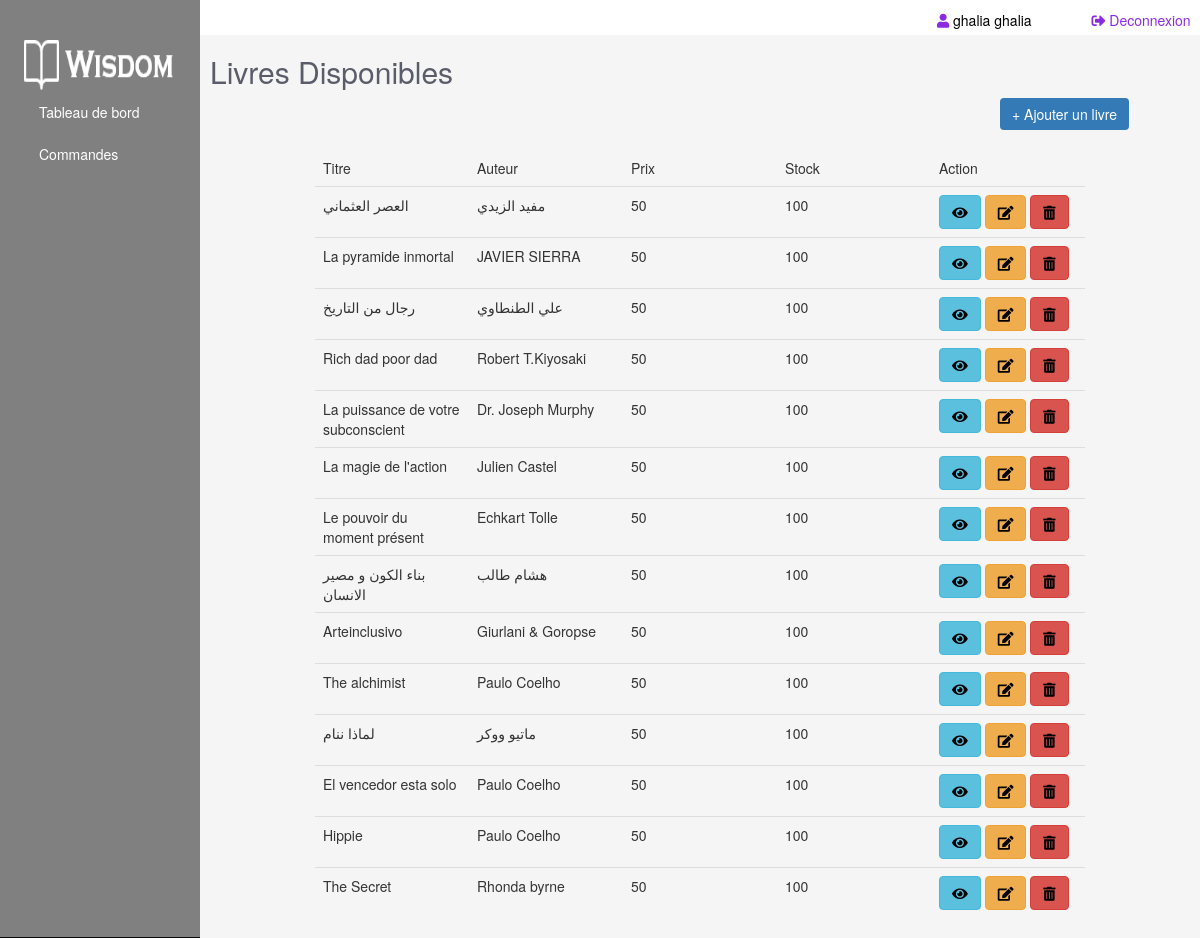
The app's page /Code/php/dashbord.php (signed in) with its own data.
### tables this page shows
CREATE TABLE `livre` (
  `id` int(100) NOT NULL,
  `titre` varchar(200) NOT NULL,
  `auteur` varchar(300) NOT NULL,
  `img` varchar(200) NOT NULL,
  `categorie` varchar(200) NOT NULL,
  `langue` varchar(200) NOT NULL,
  `prix` int(11) NOT NULL DEFAULT 50,
  `stock` int(11) NOT NULL DEFAULT 100
);

### Code/php/dashbord-back.php (called while the page is built, shortened)
<?php
include "../Classes/livre.php";
if(!$_SESSION['login'])
header("Location: login.php");
else {
 $livre=new livre();
 $res=$livre->AfficheLivres();
}
?>

### Code/Classes/dbconnect.php (called while the page is built, shortened)
<?php
class DB_con
{
function __construct()
{
$con = mysqli_connect(DB_SERVER,DB_USER,DB_PASS,DB_NAME);
$this->dbh=$con;
}
}
 ?>

### Code/Classes/livre.php (called while the page is built, shortened)
<?php
include 'dbconnect.php';
    class livre extends DB_con{
        public function AfficheLivres(){
            $qr = $this->dbh->query("SELECT * FROM livre") or die(mysql_error());
               return $qr;
        }
    }
    ?>

### Code/php/dashbord.php (the view, shortened to what this page needs)
<?php
 include "dashbord-back.php";
?>
<!DOCTYPE html>
<html lang="en">
<head>
  <link rel="stylesheet" href="https://maxcdn.bootstrapcdn.com/bootstrap/3.4.1/css/bootstrap.min.css">
  <link rel="stylesheet" href="https://maxcdn.bootstrapcdn.com/font-awesome/4.5.0/css/font-awesome.min.css">
  <link rel="stylesheet" href="https://maxcdn.bootstrapcdn.com/font-awesome/4.6.3/css/font-awesome.min.css">
<link rel="stylesheet" href="https://cdnjs.cloudflare.com/ajax/libs/font-awesome/4.7.0/css/font-awesome.min.css">
  <link rel="stylesheet" href="https://pro.fontawesome.com/releases/v5.10.0/css/all.css"/>
  <link href="../css/style3.css" rel="stylesheet">
</head>
<body>
<div class="container cc">
  <div id="navbar" class="navbar navbar-inverse navbar-fixed-top">
    <div class="clearfix"></div>
    <div class="collapse navbar-collapse">
      <ul class="nav nav-stacked" id="menu-bar">
      <li><img src="../images/logo2.png"></li>
        <li><a href="dashbord.php">Tableau de bord</a></li>
        <li><a href="dash-commandes.php">Commandes</a></li>
      </ul>
    </div>
  </div>
</div>
<div class="cont">
<div class="topp">
<div class="row">
<div class="col-12">
 <p class="topp2">
 <?php
  if(isset($_SESSION['login'])){
    echo' <a class="nom" href="#"> <i class="fas fa-user"></i> '.$_SESSION['firstname'].' '.$_SESSION['firstname'].' </a>
    <div class="logout"> <a href="logout.php"> <i class="fas fa-sign-out-alt"></i> Deconnexion </a></p></div>';
  }
?>
</div>
</div>
</div>
<h2>  Livres Disponibles </h2>
<a href="ajoutlivre.php"><button class=" btn btn-md btn-primary add">  +  Ajouter un livre</button></a>
<div class="container tb">
<div class="table-responsive">
  <table class="table">
    <thead>
      <tr>
    <strong> <td> Titre </td></strong>
    <strong> <td> Auteur </td></strong>
    <strong> <td> Prix </td></strong>
    <strong> <td> Stock </td></strong>
    <strong> <td> Action </td></strong>
      </tr>
    </thead>
    <tbody>
    <?php
    while($row = $res->fetch_assoc()){
      echo '<tr>
        <td>'.$row['titre'].'</td>
        <td>'.$row['auteur'].'</td>
        <td>'.$row['prix'].'</td>
        <td>'.$row['stock'].'</td>
        <input type="hidden" id="custId" name="id" value="'.$row['id'].'>">
        <td>
        <a href="livredesc.php?id='.$row['id'].'" type="button"><button class="btn btn-info"><i class="fas fa-eye"></i></button></a>
        <a href="livreedit.php?id='.$row['id'].'" type="button"><button class="btn btn-warning" ><i class="fas fa-edit"></i></button></a>
        <a href="livresupp.php?id='.$row['id'].'" type="button"><button class="btn btn-danger"> <i class="fas fa-trash-alt"></i></button></a>
      </td>
      </tr>';}
      ?>
    </tbody>
  </table>
</div>
</div>
</body>
</html>

### Code/css/style3.css (style rules this page uses)
html { font-family: ProximaNova, -apple-system, BlinkMacSystemFont, "Segoe UI", Roboto, "Helvetica Neue", Arial, sans-serif; font-size: 15px; font-weight: normal; line-height: 1.5; -webkit-text-size-adjust: 100%; color: #666; -webkit-font-smoothing: antialiased; -moz-osx-font-smoothing: grayscale; text-rendering: optimizeLegibility; }
.nom { margin-right: 50px; text-decoration: none; color: black; margin-top: -30px; }
.nom i { color: #8A2BE2; }
body, html { background-color: whitesmoke; width: 100%; height: 100%; overflow-x: hidden; }
.navbar-inverse { background-color: grey; }
.navbar-inverse li { margin-top: 20px; }
.navbar-inverse img { margin-left: 12%; width: 150px; height: 50px; }
.navbar-inverse a { color: white; margin-left: 12%; }
.topp { width: 100%; height: 35px; background-color: white; }
.tb { width: 80%; margin-left: 10%; }
table { table-layout: fixed; }
.topp2 { margin-left: 73%; margin-top: 10px; }
.cont { margin-left: 200px; }
.cont h2 { margin-left: 10px; color: #5a5c69 !important; }
.add { border: none; margin-left: 80%; margin-bottom: 20px; }
.logout { margin-left: 88%; margin-top: -30px; text-decoration: none; }
.logout a { color: #8A2BE2; }
.logout a i { color: #8A2BE2; }
i { color: black; }
@media (min-width: 768px) { #navbar { float: left; width: 200px; height: 100%; } }
@media (min-width: 768px) { .cc { margin-left: 25px; } }

### records on screen
livre: titre "العصر العثماني", auteur "مفيد الزيدي", prix "50", stock "100"
livre: titre "La pyramide inmortal", auteur "JAVIER SIERRA", prix "50", stock "100"
livre: titre "رجال من التاريخ", auteur "علي الطنطاوي", prix "50", stock "100"
livre: titre "Rich dad poor dad", auteur "Robert T.Kiyosaki", prix "50", stock "100"
livre: titre "La puissance de votre subconscient", auteur "Dr. Joseph Murphy", prix "50", stock "100"
livre: titre "La magie de l'action", auteur "Julien Castel", prix "50", stock "100"
livre: titre "Le pouvoir du moment présent", auteur "Echkart Tolle", prix "50", stock "100"
livre: titre "بناء الكون و مصير الانسان", auteur "هشام طالب", prix "50", stock "100"
livre: titre "Arteinclusivo", auteur "Giurlani & Goropse", prix "50", stock "100"
livre: titre "The alchimist", auteur "Paulo Coelho", prix "50", stock "100"
livre: titre "لماذا ننام", auteur "ماتيو ووكر", prix "50", stock "100"
livre: titre "El vencedor esta solo", auteur "Paulo Coelho", prix "50", stock "100"
livre: titre "Hippie", auteur "Paulo Coelho", prix "50", stock "100"
livre: titre "The Secret", auteur "Rhonda byrne", prix "50", stock "100"

### other values on screen
$_SESSION['firstname'] "ghalia"
